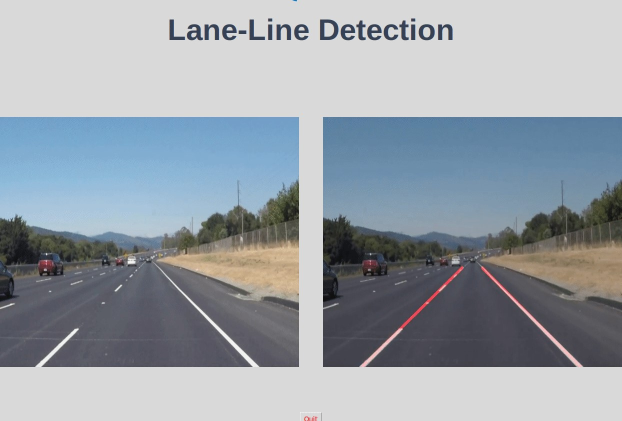
#> input picture lane-line-detection-ml-project-LL.jpg, 1244 x 842 px (shown at 1/2 size); its folder holds only this picture in this run
$ python -i lineDetection.py   (imports and definitions only)
#> lines starting #> are read from the running program, lines starting #| are printed output that depends on the picture; after the words box and inside, x2 and y2 are one past the last pixel; in counts of white or black regions, pixels touching at a corner belong together
#> further down, picture is the input picture: shape (842, 1244, 3); mean B, G, R 168.2, 160.8, 153.4
import matplotlib.pyplot as plt
import numpy as np
import cv2
import os
import matplotlib.image as mpimg
from moviepy.editor import VideoFileClip
import math
import pandas
def interested_region(img, vertices):
    if len(img.shape) > 2:
        mask_color_ignore = (255,) * img.shape[2]
    else:
        mask_color_ignore = 255

    cv2.fillPoly(np.zeros_like(img), vertices, mask_color_ignore)
    return cv2.bitwise_and(img, np.zeros_like(img))
def hough_lines(img, rho, theta, threshold, min_line_len, max_line_gap):
    lines = cv2.HoughLinesP(img, rho, theta, threshold, np.array([]), minLineLength=min_line_len, maxLineGap=max_line_gap)
    line_img = np.zeros((img.shape[0], img.shape[1], 3), dtype=np.uint8)
    lines_drawn(line_img,lines)
    return line_img
def lines_drawn(img, lines, color=[255, 0, 0], thickness=6):
    global cache
    global first_frame
    slope_l, slope_r = [],[]
    lane_l,lane_r = [],[]
    α =0.2
    for line in lines:
        for x1,y1,x2,y2 in line:
            slope = (y2-y1)/(x2-x1)
            if slope > 0.4:
                slope_r.append(slope)
                lane_r.append(line)
            elif slope < -0.4:
                slope_l.append(slope)
                lane_l.append(line)
        img.shape[0] = min(y1,y2,img.shape[0])
    if((len(lane_l) == 0) or (len(lane_r) == 0)):
        print ('no lane detected')
        return 1
    slope_mean_l = np.mean(slope_l,axis =0)
    slope_mean_r = np.mean(slope_r,axis =0)
    mean_l = np.mean(np.array(lane_l),axis=0)
    mean_r = np.mean(np.array(lane_r),axis=0)

    if ((slope_mean_r == 0) or (slope_mean_l == 0 )):
        print('dividing by zero')
        return 1

    x1_l = int((img.shape[0] - mean_l[0][1] - (slope_mean_l * mean_l[0][0]))/slope_mean_l)
    x2_l = int((img.shape[0] - mean_l[0][1] - (slope_mean_l * mean_l[0][0]))/slope_mean_l)
    x1_r = int((img.shape[0] - mean_r[0][1] - (slope_mean_r * mean_r[0][0]))/slope_mean_r)
    x2_r = int((img.shape[0] - mean_r[0][1] - (slope_mean_r * mean_r[0][0]))/slope_mean_r)


    if x1_l > x1_r:
        x1_l = int((x1_l+x1_r)/2)
        x1_r = x1_l
        y1_l = int((slope_mean_l * x1_l ) + mean_l[0][1] - (slope_mean_l * mean_l[0][0]))
        y1_r = int((slope_mean_r * x1_r ) + mean_r[0][1] - (slope_mean_r * mean_r[0][0]))
        y2_l = int((slope_mean_l * x2_l ) + mean_l[0][1] - (slope_mean_l * mean_l[0][0]))
        y2_r = int((slope_mean_r * x2_r ) + mean_r[0][1] - (slope_mean_r * mean_r[0][0]))
    else:
        y1_l = img.shape[0]
        y2_l = img.shape[0]
        y1_r = img.shape[0]
        y2_r = img.shape[0]

    present_frame = np.array([x1_l,y1_l,x2_l,y2_l,x1_r,y1_r,x2_r,y2_r],dtype ="float32")

    if first_frame == 1:
        next_frame = present_frame
        first_frame = 0
    else :
        prev_frame = cache
        next_frame = (1-α)*prev_frame+α*present_frame

    cv2.line(img, (int(next_frame[0]), int(next_frame[1])), (int(next_frame[2]),int(next_frame[3])), color, thickness)
    cv2.line(img, (int(next_frame[4]), int(next_frame[5])), (int(next_frame[6]),int(next_frame[7])), color, thickness)

    cache = next_frame

def weighted_img(img, initial_img, α=0.8, β=1., λ=0.):
    return cv2.addWeighted(initial_img, α, img, β, λ)
def process_image(image):
    global first_frame
    gray_image = cv2.cvtColor(image, cv2.COLOR_BGR2GRAY)
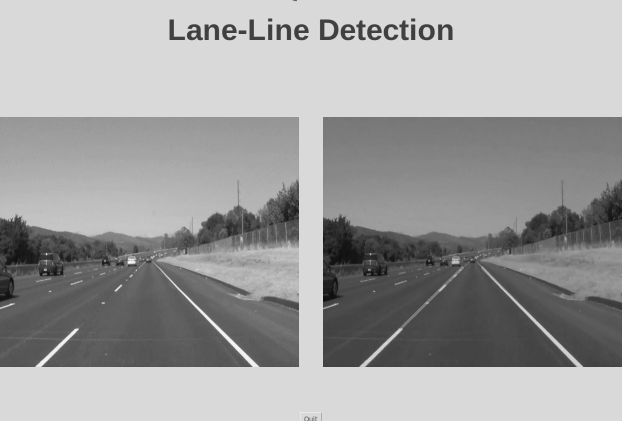
#> gray_image: shape (842, 1244) (shown at 1/2 size); min 8, max 252, mean 159.4
    img_hsv = cv2.cvtColor(image, cv2.COLOR_RGB2HSV)
#> img_hsv: shape (842, 1244, 3); mean H, S, V 28.1, 33.3, 171
    lower_yellow = np.array([20, 100, 100], dtype = "uint8")
    upper_yellow = np.array([30, 255, 255], dtype="uint8")
    mask_yellow = cv2.inRange(img_hsv, lower_yellow, upper_yellow)
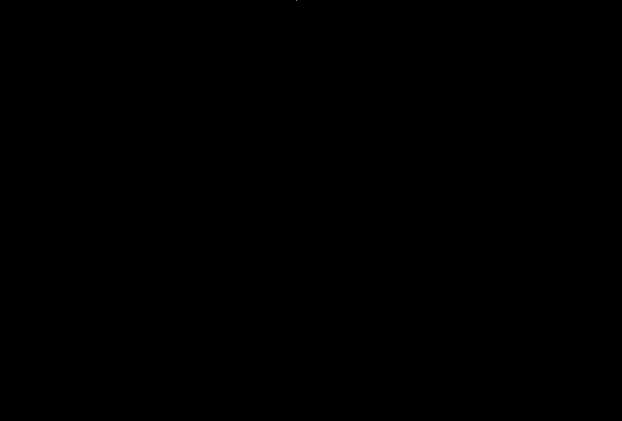
#> mask_yellow: shape (842, 1244) (shown at 1/2 size); 0% white in thin lines or dots, all inside (x1, y1, x2, y2) = (593, 0, 594, 1)
    mask_white = cv2.inRange(gray_image, 200, 255)
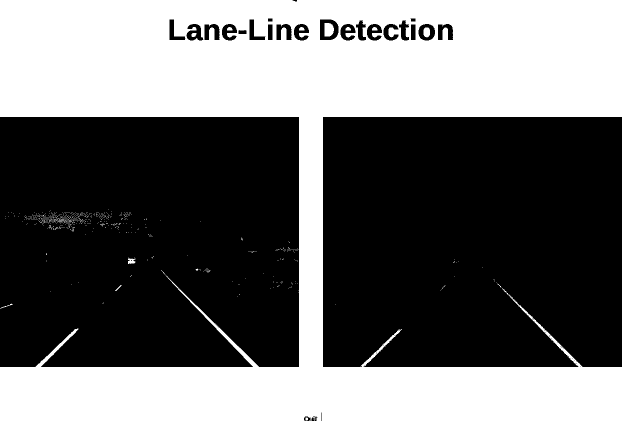
#> mask_white: shape (842, 1244) (shown at 1/2 size); 42.4% white; 619 white regions (606 under 20 px), largest, box (x1, y1, x2, y2) and area: (0, 0, 1244, 842) 441806, (649, 46, 668, 73) 446, (847, 55, 860, 75) 221
    mask_yw = cv2.bitwise_or(mask_white, mask_yellow)
#> mask_yw: shape (842, 1244); 42.4% white; 619 white regions (606 under 20 px), largest, box (x1, y1, x2, y2) and area: (0, 0, 1244, 842) 441807, (649, 46, 668, 73) 446, (847, 55, 860, 75) 221
    mask_yw_image = cv2.bitwise_and(gray_image, mask_yw)
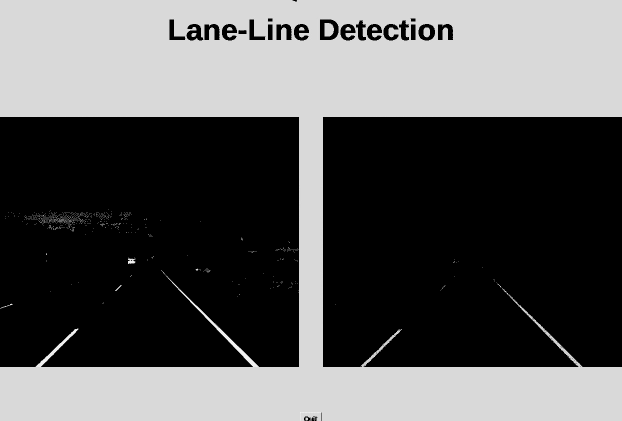
#> mask_yw_image: shape (842, 1244) (shown at 1/2 size); min 0, max 252, mean 92
    gauss_gray= cv2.GaussianBlur(mask_yw_image, (5, 5), 0)
    canny_edges=cv2.Canny(gauss_gray, 50, 150)
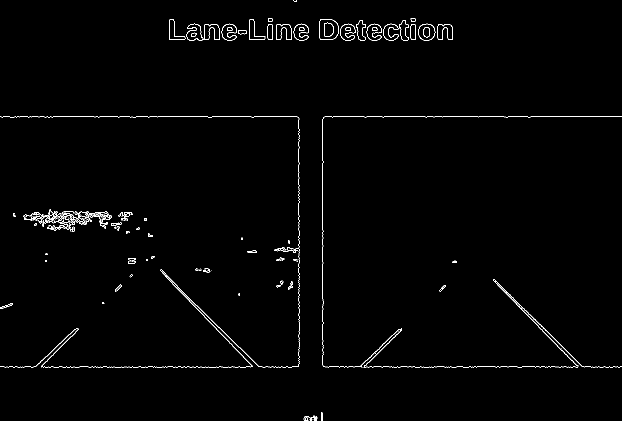
#> canny_edges: shape (842, 1244) (shown at 1/2 size); 1% white in thin lines or dots
    imshape = image.shape
#> imshape = (842, 1244, 3)
    lower_left = [imshape[1]/9,imshape[0]]
#> lower_left = [138.2, 842]
    lower_right = [imshape[1]-imshape[1]/9,imshape[0]]
#> lower_right = [1105.8, 842]
    top_left = [imshape[1]/2-imshape[1]/8,imshape[0]/2+imshape[0]/10]
#> top_left = [466.5, 505.2]
    top_right = [imshape[1]/2+imshape[1]/8,imshape[0]/2+imshape[0]/10]
#> top_right = [777.5, 505.2]
    vertices = [np.array([lower_left,top_left,top_right,lower_right],dtype=np.int32)]
    roi_image = interested_region(canny_edges, vertices)
#> in interested_region, `return cv2.bitwise_and(img, np.zeros_like(img))`: returned value: shape (842, 1244); every value is 0
    theta = np.pi/180
    line_image = hough_lines(roi_image, 4, theta, 30, 100, 180)
#> in hough_lines, `lines = cv2.HoughLinesP(img, rho, theta, threshold, np.array([]), minL..`: lines = None
    result = weighted_img(line_image, image, α=0.8, β=1., λ=0.)
    return result

>>> import cv2
>>> picture = cv2.imread('lane-line-detection-ml-project-LL.jpg')
#> (the run stopped early here; a loop or call above may not have finished)

$ run again, on Code-2.png
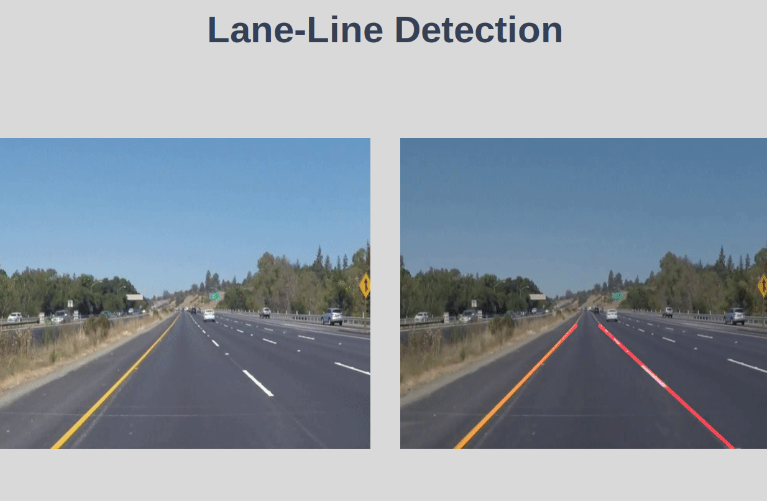
#> input picture Code-2.png, 767 x 501 px
#> picture is the input picture: shape (501, 767, 3); mean B, G, R 166, 156.6, 147
#> img_hsv: shape (501, 767, 3); mean H, S, V 19.2, 40.2, 168.9
#> mask_yellow: shape (501, 767); 0% white in thin lines or dots, all inside (x1, y1, x2, y2) = (213, 295, 622, 300)
#> in process_image, `mask_white = cv2.inRange(gray_image, 200, 255)`:
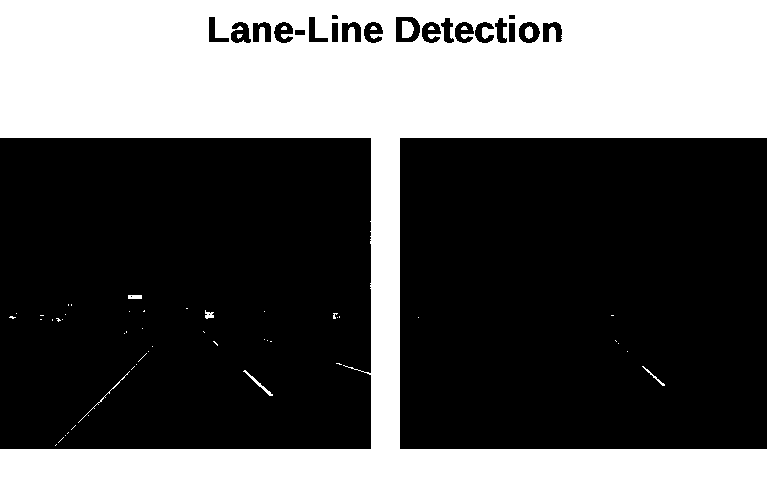
#> mask_white: shape (501, 767); 39.4% white; 55 white regions (42 under 20 px), largest, box (x1, y1, x2, y2) and area: (0, 0, 767, 501) 150404, (402, 21, 414, 38) 174, (243, 370, 273, 396) 103
#> in process_image, `canny_edges=cv2.Canny(gauss_gray, 50, 150)`:
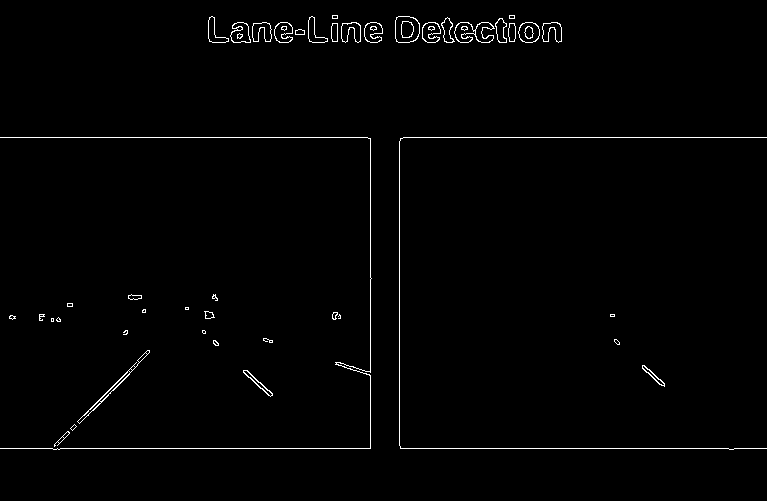
#> canny_edges: shape (501, 767); 1.2% white in thin lines or dots, all inside (x1, y1, x2, y2) = (0, 15, 767, 450)
#> lines = None
